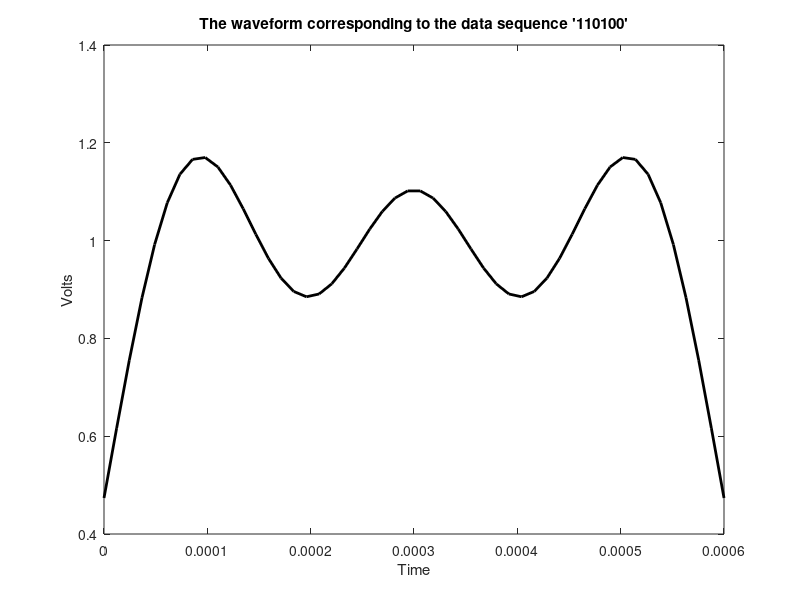

MATLAB code for this plot: (Note: this script raises an error after producing the figure.)
t=linspace(0,600*10^(-6),50); % 52 data points as '110100' in decimal equal to 52

% generate the vectors x_1 to x_6
x_1=(pi*(t-0.00005))/10^(-4); 
x_2=(pi*(t-0.00015))/10^(-4); 
x_3=(pi*(t-0.00025))/10^(-4); 
x_4=(pi*(t-0.00035))/10^(-4); 
x_5=(pi*(t-0.00045))/10^(-4); 
x_6=(pi*(t-0.00055))/10^(-4); 

% now apply sinc to each x_1,x_2,---,x_6
% use function handle to define sinc
sinc=@(x) sin(x)./x; % ./ taken as x can be vector ,by doing this every element of sin(x) will be divided element wise

% find p1,p2,p3,---,p6
p1=sinc(x_1);
p2=sinc(x_2);
p3=sinc(x_3);
p4=sinc(x_4);
p5=sinc(x_5);
p6=sinc(x_6);

% evaluate s as sum of p1,p2,---,p6
s=p1+p2+p3+p4+p5+p6;


% plotting time
ax=figure;
plot(t,s,'-k','LineWidth',2)
title("The waveform corresponding to the data sequence '110100'")
xlabel("Time")
ylabel("Volts")
ax.XAxisLocation={'origin'};
grid on
